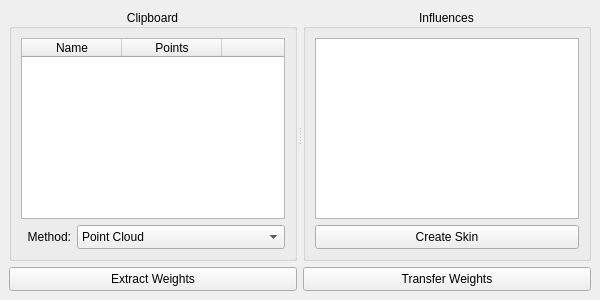
<?xml version="1.0" encoding="UTF-8"?>
<ui version="4.0">
 <class>ezTransferWeightsWindow</class>
 <widget class="QMainWindow" name="ezTransferWeightsWindow">
  <property name="geometry">
   <rect>
    <x>0</x>
    <y>0</y>
    <width>600</width>
    <height>300</height>
   </rect>
  </property>
  <property name="minimumSize">
   <size>
    <width>300</width>
    <height>300</height>
   </size>
  </property>
  <property name="windowTitle">
   <string>|| Ez Transfer Weights</string>
  </property>
  <widget class="QWidget" name="centralwidget">
   <layout class="QVBoxLayout" name="verticalLayout_2">
    <item>
     <widget class="QSplitter" name="centralSplitter">
      <property name="sizePolicy">
       <sizepolicy hsizetype="Expanding" vsizetype="Expanding">
        <horstretch>0</horstretch>
        <verstretch>0</verstretch>
       </sizepolicy>
      </property>
      <property name="orientation">
       <enum>Qt::Horizontal</enum>
      </property>
      <property name="handleWidth">
       <number>6</number>
      </property>
      <widget class="QGroupBox" name="clipboardGroupBox">
       <property name="sizePolicy">
        <sizepolicy hsizetype="Expanding" vsizetype="Expanding">
         <horstretch>0</horstretch>
         <verstretch>0</verstretch>
        </sizepolicy>
       </property>
       <property name="title">
        <string>Clipboard</string>
       </property>
       <property name="alignment">
        <set>Qt::AlignCenter</set>
       </property>
       <layout class="QVBoxLayout" name="clipboardLayout">
        <item>
         <widget class="QTableWidget" name="clipboardTableWidget">
          <property name="styleSheet">
           <string notr="true">QTableWidget::item { height: 24px; }</string>
          </property>
          <property name="horizontalScrollBarPolicy">
           <enum>Qt::ScrollBarAlwaysOff</enum>
          </property>
          <property name="editTriggers">
           <set>QAbstractItemView::NoEditTriggers</set>
          </property>
          <property name="alternatingRowColors">
           <bool>true</bool>
          </property>
          <property name="selectionMode">
           <enum>QAbstractItemView::SingleSelection</enum>
          </property>
          <property name="selectionBehavior">
           <enum>QAbstractItemView::SelectRows</enum>
          </property>
          <attribute name="horizontalHeaderMinimumSectionSize">
           <number>24</number>
          </attribute>
          <attribute name="horizontalHeaderHighlightSections">
           <bool>false</bool>
          </attribute>
          <attribute name="horizontalHeaderStretchLastSection">
           <bool>false</bool>
          </attribute>
          <attribute name="verticalHeaderMinimumSectionSize">
           <number>24</number>
          </attribute>
          <attribute name="verticalHeaderDefaultSectionSize">
           <number>24</number>
          </attribute>
          <attribute name="verticalHeaderStretchLastSection">
           <bool>false</bool>
          </attribute>
          <column>
           <property name="text">
            <string>Name</string>
           </property>
          </column>
          <column>
           <property name="text">
            <string>Points</string>
           </property>
          </column>
          <column>
           <property name="text">
            <string/>
           </property>
          </column>
         </widget>
        </item>
        <item>
         <layout class="QHBoxLayout" name="methodLayout">
          <item>
           <widget class="QLabel" name="methodLabel">
            <property name="sizePolicy">
             <sizepolicy hsizetype="Fixed" vsizetype="Fixed">
              <horstretch>0</horstretch>
              <verstretch>0</verstretch>
             </sizepolicy>
            </property>
            <property name="minimumSize">
             <size>
              <width>50</width>
              <height>24</height>
             </size>
            </property>
            <property name="maximumSize">
             <size>
              <width>50</width>
              <height>24</height>
             </size>
            </property>
            <property name="text">
             <string>Method:</string>
            </property>
            <property name="alignment">
             <set>Qt::AlignRight|Qt::AlignTrailing|Qt::AlignVCenter</set>
            </property>
           </widget>
          </item>
          <item>
           <widget class="QComboBox" name="methodComboBox">
            <property name="sizePolicy">
             <sizepolicy hsizetype="Expanding" vsizetype="Fixed">
              <horstretch>0</horstretch>
              <verstretch>0</verstretch>
             </sizepolicy>
            </property>
            <property name="minimumSize">
             <size>
              <width>0</width>
              <height>24</height>
             </size>
            </property>
            <property name="maximumSize">
             <size>
              <width>16777215</width>
              <height>24</height>
             </size>
            </property>
            <item>
             <property name="text">
              <string>Point Cloud</string>
             </property>
            </item>
            <item>
             <property name="text">
              <string>Inverse Distance</string>
             </property>
            </item>
            <item>
             <property name="text">
              <string>Point on Surface</string>
             </property>
            </item>
           </widget>
          </item>
         </layout>
        </item>
       </layout>
      </widget>
      <widget class="QGroupBox" name="influenceGroupBox">
       <property name="sizePolicy">
        <sizepolicy hsizetype="Expanding" vsizetype="Expanding">
         <horstretch>0</horstretch>
         <verstretch>0</verstretch>
        </sizepolicy>
       </property>
       <property name="title">
        <string>Influences</string>
       </property>
       <property name="alignment">
        <set>Qt::AlignCenter</set>
       </property>
       <layout class="QVBoxLayout" name="influenceLayout">
        <item>
         <widget class="QListWidget" name="influenceListWidget">
          <property name="styleSheet">
           <string notr="true">QListWidget::item { height: 24px; }</string>
          </property>
          <property name="horizontalScrollBarPolicy">
           <enum>Qt::ScrollBarAlwaysOff</enum>
          </property>
          <property name="editTriggers">
           <set>QAbstractItemView::NoEditTriggers</set>
          </property>
          <property name="alternatingRowColors">
           <bool>true</bool>
          </property>
          <property name="selectionBehavior">
           <enum>QAbstractItemView::SelectRows</enum>
          </property>
          <property name="viewMode">
           <enum>QListView::ListMode</enum>
          </property>
          <property name="uniformItemSizes">
           <bool>true</bool>
          </property>
          <property name="itemAlignment">
           <set>Qt::AlignCenter</set>
          </property>
         </widget>
        </item>
        <item>
         <widget class="QPushButton" name="createPushButton">
          <property name="sizePolicy">
           <sizepolicy hsizetype="Expanding" vsizetype="Fixed">
            <horstretch>0</horstretch>
            <verstretch>0</verstretch>
           </sizepolicy>
          </property>
          <property name="minimumSize">
           <size>
            <width>0</width>
            <height>24</height>
           </size>
          </property>
          <property name="maximumSize">
           <size>
            <width>16777215</width>
            <height>24</height>
           </size>
          </property>
          <property name="text">
           <string>Create Skin</string>
          </property>
         </widget>
        </item>
       </layout>
      </widget>
     </widget>
    </item>
    <item>
     <layout class="QHBoxLayout" name="buttonsLayout">
      <item>
       <widget class="QPushButton" name="extractPushButton">
        <property name="sizePolicy">
         <sizepolicy hsizetype="Expanding" vsizetype="Fixed">
          <horstretch>0</horstretch>
          <verstretch>0</verstretch>
         </sizepolicy>
        </property>
        <property name="minimumSize">
         <size>
          <width>0</width>
          <height>24</height>
         </size>
        </property>
        <property name="maximumSize">
         <size>
          <width>16777215</width>
          <height>24</height>
         </size>
        </property>
        <property name="text">
         <string>Extract Weights</string>
        </property>
       </widget>
      </item>
      <item>
       <widget class="QPushButton" name="transferPushButton">
        <property name="sizePolicy">
         <sizepolicy hsizetype="Expanding" vsizetype="Fixed">
          <horstretch>0</horstretch>
          <verstretch>0</verstretch>
         </sizepolicy>
        </property>
        <property name="minimumSize">
         <size>
          <width>0</width>
          <height>24</height>
         </size>
        </property>
        <property name="maximumSize">
         <size>
          <width>16777215</width>
          <height>24</height>
         </size>
        </property>
        <property name="text">
         <string>Transfer Weights</string>
        </property>
       </widget>
      </item>
     </layout>
    </item>
   </layout>
  </widget>
 </widget>
 <resources>
  <include location="../dcc/ui/resources.qrc"/>
 </resources>
 <connections/>
</ui>
